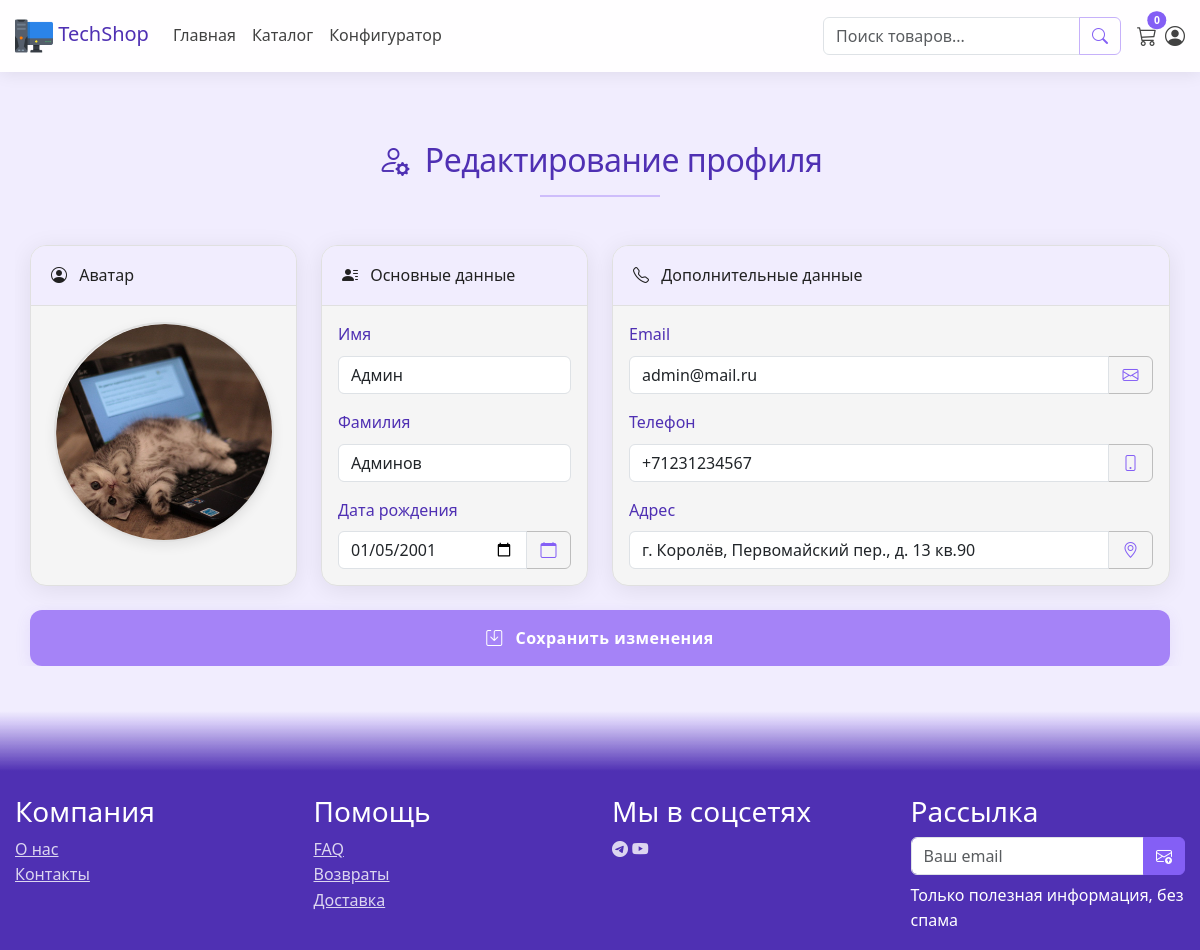
Page /accounts/profile/edit/ (signed in) on the committed database.
### apps/accounts/models.py (models this page shows, shortened)
class CustomUser(AbstractUser):
    email = models.EmailField(
        "Email",
        unique=True,
        error_messages={
            'unique': "Пользователь с таким email уже существует.",
        }
    )
    phone = models.CharField(
        "Телефон",
        max_length=20,
        blank=True,
        validators=[
            RegexValidator(
                regex=r'^\+7\d{10}$',
                message="Номер должен быть в формате +7XXXXXXXXXX"
            )
        ]
    )
    address = models.CharField("Адрес", max_length=255, blank=True)
    birth_date = models.DateField(
        "Дата рождения",
        null=True,
        blank=True,
    )
    def user_directory_path(instance, filename):
        ext = filename.split('.')[-1]
        return f'avatars/{instance.id}_{int(time.time())}.{ext}'
    avatar = models.ImageField(
        "Аватар",
        upload_to=user_directory_path,
        blank=True,
        validators=[FileExtensionValidator(allowed_extensions=['jpg', 'jpeg', 'png'])]
    )
    class Meta:
        verbose_name = "Пользователь"
        verbose_name_plural = "Пользователи"

### apps/cart/models.py (models this page shows, shortened)
class Cart(models.Model):
    user = models.OneToOneField(
        CustomUser,
        on_delete=models.CASCADE,
        related_name="cart",
        verbose_name="Пользователь",
        null=True,
        blank=True  # Для неавторизованных пользователей
    )
    session_key = models.CharField(
        "Ключ сессии",
        max_length=40,
        null=True,
        blank=True
    )
    created_at = models.DateTimeField(auto_now_add=True)
    updated_at = models.DateTimeField(auto_now=True)

### apps/accounts/views.py (the view)
# urls.py: path('profile/edit/', views.edit_profile, name='edit_profile'),
@login_required
def edit_profile(request):
    if request.method == 'POST':
        form = CustomUserForm(
            request.POST,
            request.FILES,
            instance=request.user
        )
        if form.is_valid():
            form.save()
            messages.success(request, "Профиль успешно обновлен")
            return redirect('accounts:profile')
    else:
        form = CustomUserForm(instance=request.user)
    return render(request, 'accounts/edit_profile.html', {'form': form})

### apps/accounts/templates/accounts/edit_profile.html (shortened to what this page needs)
{% extends 'base.html' %}
{% load static %}
{% block extra_styles %}
    <link rel="stylesheet" href="{% static 'accounts/css/edit_profile.css' %}">
{% endblock %}
{% block content %}
    <main class="techshop-main techshop-edit-profile">
        <section class="full-width-section profile-bg">
            <div class="techshop-container container">
                <form method="post" enctype="multipart/form-data">
                    <div class="row g-4">
                        <div class="col-12">
                            <div class="techshop-edit-profile__title text-center mb-4">
                                <h1 class="h2 mb-3 text-primary-700">
                                    <i class="bi bi-person-gear me-2"></i>
                                    Редактирование профиля
                                </h1>
                                <div class="techshop-profile__divider mx-auto bg-primary-300"></div>
                            </div>
                        </div>
                        <div class="col-lg-3">
                            <div class="techshop-edit-profile__card card h-100">
                                <div class="techshop-edit-profile__header card-header bg-primary-500">
                                    <h2 class="h6 mb-0 text-light">
                                        <i class="bi bi-person-circle me-2"></i>
                                        Аватар
                                    </h2>
                                </div>
                                <div class="card-body">
                                    <div class="techshop-edit-profile__avatar">
                                        <label for="id_avatar" class="techshop-edit-profile__avatar-preview">
                                            <img src="
                                                    {% if user.avatar %}{{ user.avatar.url }}{% else %}{% static 'accounts/images/avatar.png' %}{% endif %}"
                                                 alt="Аватар"
                                                 width="220"
                                                 height="220">
                                        </label>
                                    </div>
                                </div>
                            </div>
                        </div>
                        <div class="col-lg-3">
                            <div class="techshop-edit-profile__card card h-100">
                                <div class="techshop-edit-profile__header card-header bg-primary-500">
                                    <h2 class="h6 mb-0 text-light">
                                        <i class="bi bi-person-lines-fill me-2"></i>
                                        Основные данные
                                    </h2>
                                </div>
                                <div class="card-body">
                                    <div class="row g-3">
                                        <div class="col-12">
                                            <label class="techshop-edit-profile__label text-primary-700">Имя</label>
                                            {{ form.first_name }}
                                        </div>
                                        <div class="col-12">
                                            <label class="techshop-edit-profile__label text-primary-700">Фамилия</label>
                                            {{ form.last_name }}
                                        </div>
                                        <div class="col-12">
                                            <label class="techshop-edit-profile__label text-primary-700">Дата
                                                рождения</label>
                                            <div class="input-group">
                                                {{ form.birth_date }}
                                                <span class="input-group-text">
                                                <i class="bi bi-calendar text-primary-500"></i>
                                            </span>
                                            </div>
                                        </div>
                                    </div>
                                </div>
                            </div>
                        </div>
                        <div class="col-lg-6">
                            <div class="techshop-edit-profile__card card h-100">
                                <div class="techshop-edit-profile__header card-header bg-primary-500">
                                    <h2 class="h6 mb-0 text-light">
                                        <i class="bi bi-telephone me-2"></i>
                                        Дополнительные данные
                                    </h2>
                                </div>
                                <div class="card-body">
                                    <div class="row g-3">
                                        <div class="col-12">
                                            <label class="techshop-edit-profile__label text-primary-700">Email</label>
                                            <div class="input-group">
                                                {{ form.email }}
                                                <span class="input-group-text">
                                                <i class="bi bi-envelope text-primary-500"></i>
                                            </span>
                                            </div>
                                        </div>
                                        <div class="col-12">
                                            <label class="techshop-edit-profile__label text-primary-700">Телефон</label>
                                            <div class="input-group">
                                                {{ form.phone }}
                                                <span class="input-group-text">
                                                <i class="bi bi-phone text-primary-500"></i>
                                            </span>
                                            </div>
                                        </div>
                                        <div class="col-12">
                                            <label class="techshop-edit-profile__label text-primary-700">Адрес</label>
                                            <div class="input-group">
                                                {{ form.address }}
                                                <span class="input-group-text">
                                                <i class="bi bi-geo-alt text-primary-500"></i>
                                            </span>
                                            </div>
                                        </div>
                                    </div>
                                </div>
                            </div>
                        </div>
                        <div class="col-12 mt-4">
                            <div class="d-grid">
                                <button type="submit" class="btn techshop-edit-profile__btn btn-primary-500">
                                    <i class="bi bi-save me-2"></i>
                                    Сохранить изменения
                                </button>
                            </div>
                        </div>
                    </div>
                </form>
            </div>
        </section>
    </main>
{% endblock %}

### templates/includes/header.html (shortened to what this page needs)
{% load static %}
<header class="techshop-header c-header navbar navbar-expand-lg">
    <div class="techshop-container container-lg">
        <a class="techshop-header__brand c-header__brand navbar-brand" href="{% url 'home' %}">
            <img src="{% static 'images/logo.png' %}"
                 alt="Логотип TechShop"
                 class="techshop-header__logo c-header__logo"
                 width="38"
                 height="38">
            <span class="techshop-header__brand-text c-header__brand-text d-none d-lg-inline">TechShop</span>
        </a>
        <nav class="techshop-header__nav c-header__nav collapse navbar-collapse" id="mainNav">
            <ul class="navbar-nav me-auto mb-2 mb-lg-0">
                <li class="nav-item">
                    <a class="nav-link techshop-header__link {% if request.resolver_match.view_name == 'home' %}active{% endif %}"
                       href="{% url 'home' %}">
                        Главная
                    </a>
                </li>
                <li class="nav-item">
                    <a class="nav-link techshop-header__link {% if request.resolver_match.view_name == 'products:catalog' %}active{% endif %}"
                       href="{% url 'products:catalog' %}">
                        Каталог
                    </a>
                </li>
                <li class="nav-item">
                    <a class="nav-link techshop-header__link special-link"
                       href="{% url 'configurator:start' %}">
                        Конфигуратор
                    </a>
                </li>
            </ul>
            <div class="techshop-header__utils c-header__utils d-flex align-items-center gap-3">
                <form class="techshop-header__search c-header__search">
                    <div class="input-group">
                        <input type="search"
                               class="form-control"
                               placeholder="Поиск товаров...">
                        <button type="submit"
                                class="btn btn-outline-dark techshop-header__search-btn">
                            <i class="bi bi-search"></i>
                        </button>
                    </div>
                </form>
                <div class="techshop-header__icons c-header__icons d-flex gap-2">
                    <a href="{% url 'cart:detail' %}" class="position-relative techshop-header__cart">
                        <i class="bi bi-cart3 fs-5"></i>
                        <span class="techshop-header__badge c-header__badge position-absolute top-0 start-100 translate-middle badge rounded-pill">
                            {{ request.user.cart.items.count|default:0 }}
                        </span>
                    </a>
                    <a href="{% url 'accounts:profile' %}" class="techshop-header__profile">
                        <i class="bi bi-person-circle fs-5"></i>
                    </a>
                </div>
            </div>
        </nav>
    </div>
</header>

### static/css/theme.css (style rules this page uses)
:root { --primary-50: #f8f5ff; --primary-100: #f1edfe; --primary-200: #e0d5fc; --primary-300: #c6b1fa; --primary-400: #a583f7; --primary-500: #845ff5; --primary-600: #6741d9; --primary-700: #4f30b3; --primary-800: #3a228c; --neutral-50: #fafafa; --neutral-100: #f5f5f5; --neutral-150: #eeeeee; --neutral-200: #e0e0e0; --neutral-250: #d6d6d6; --neutral-300: #bdbdbd; --neutral-400: #9e9e9e; --neutral-500: #757575; --neutral-600: #616161; --neutral-700: #424242; --neutral-800: #2d2d2d; --success: #4caf50; --warning: #ffc107; --danger: #f44336; --info: #2196f3; --text-dark: #212121; --text-light: #ffffff; --text-muted: var(--neutral-600); --primary-gradient: linear-gradient( 135deg, var(--primary-500) 0%, var(--primary-700) 100% ); --shadow-sm: 0 1px 3px rgba(0,0,0,0.12); --shadow-md: 0 4px 6px rgba(0,0,0,0.15); --shadow-lg: 0 10px 20px rgba(0,0,0,0.19); --primary-shadow: 0 4px 24px rgba(103, 65, 217, 0.15); }
.techshop-base { font-family: 'Segoe UI', system-ui, -apple-system, sans-serif; color: var(--text-dark); line-height: 1.6; -webkit-font-smoothing: antialiased; }
.text-primary-500 { color: var(--primary-500) !important; }
.text-primary-700 { color: var(--primary-700) !important; }
.bg-primary-500 { background: var(--primary-500) !important; }
.purple-theme { background: var(--primary-gradient) fixed; background-attachment: fixed; background-size: cover; }

### static/css/base.css (style rules this page uses)
.techshop-base { isolation: isolate; }
.techshop-base::before { content: ''; position: fixed; top: 0; left: 0; width: 100vw; height: 100vh; background: var(--primary-100); z-index: -2; }
.techshop-main::after { content: ''; position: fixed; top: 0; left: 0; width: 100%; height: 100%; background: inherit; z-index: -1; }
.full-width-section { position: relative; overflow: hidden; }
.full-width-section::before { content: ''; position: absolute; left: 50%; width: 100vw; height: 100%; transform: translateX(-50%); z-index: -1; }
.techshop-base .techshop-container { max-width: 1600px; margin: 0 auto; padding: 0 15px; position: relative; }
.techshop-base * { transition: background-color 0.3s ease, color 0.2s ease, opacity 0.2s ease; }
.techshop-main { padding-bottom: 40px; position: relative; z-index: 2; }

### static/css/header.css (style rules this page uses)
.techshop-header.c-header { background: rgba(255, 255, 255, 0.95); box-shadow: 0 2px 16px rgba(0, 0, 0, 0.08); padding: 0.75rem 0; isolation: isolate; }
.techshop-header__brand { color: var(--primary-700) !important; }
.techshop-header__nav .nav-link { color: var(--neutral-700) !important; transition: all 0.2s; }
.techshop-header__icons a { color: var(--neutral-700); text-decoration: none; border-bottom: none !important; }
.techshop-header__search-btn { border-color: var(--primary-300); color: var(--primary-500); }
.techshop-header__badge { background: var(--primary-500) !important; font-size: 0.65rem; }

### rows in the picture
CustomUser: user.cart.items.count "0", avatar (picture), first_name "Админ", last_name "Админов", birth_date "01/05/2001", email "admin@mail.ru", phone "+71231234567", address "г. Королёв, Первомайский пер., д. 13 кв.90"
